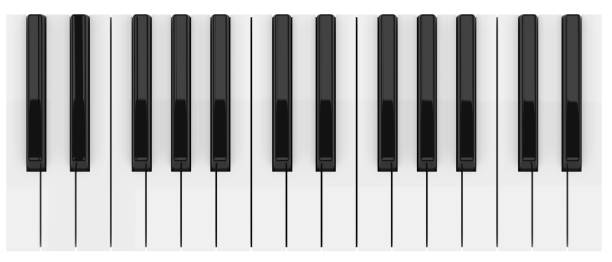
#> input picture image_files/piano.jpg, 612 x 262 px
$ python -i piano_testing.py   (imports and definitions only)
#> lines starting #> are read from the running program, lines starting #| are printed output that depends on the picture; after the words box and inside, x2 and y2 are one past the last pixel; in counts of white or black regions, pixels touching at a corner belong together
#> further down, picture is the input picture: shape (262, 612, 3); min 0, max 255, mean 185.1
# The purpose of this file is to use different CV techniques to read an image of a piano, and extract the keys from
# said image. The best function will be incorporated into the main project.

import cv2 as cv
import numpy as np


# Use Sobel Edge Detection to outline piano keys
def basic_sobel_edge_detector(image):
    piano_img_grayscale = cv.cvtColor(image, cv.COLOR_BGR2GRAY)
    sobel_piano_1_0 = cv.Sobel(piano_img_grayscale, cv.CV_8U, 1, 0, 3)
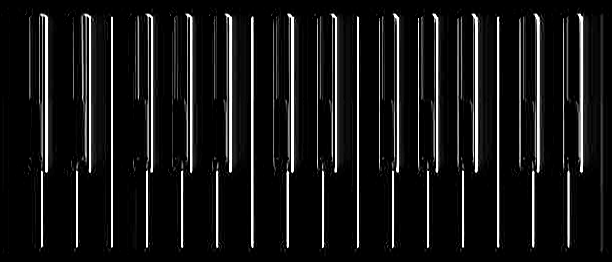
#> sobel_piano_1_0: shape (262, 612); min 0, max 255, mean 22.2
    sobel_piano_0_1 = cv.Sobel(piano_img_grayscale, cv.CV_8U, 0, 1, 3)
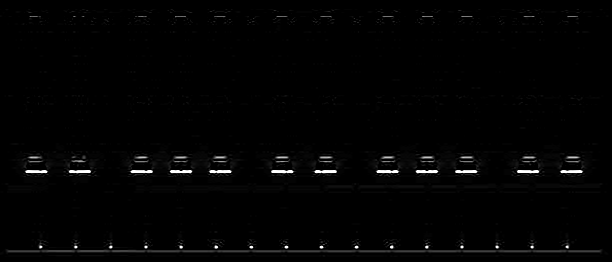
#> sobel_piano_0_1: shape (262, 612); min 0, max 255, mean 3.3
    sobel_piano_1_1 = cv.Sobel(piano_img_grayscale, cv.CV_8U, 1, 1, 3)
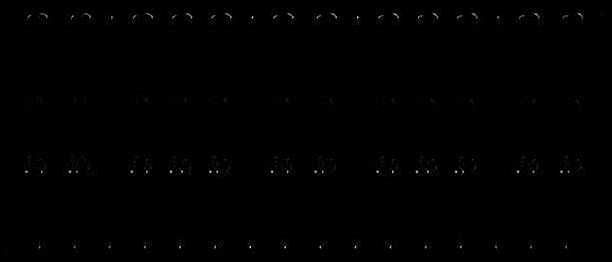
#> sobel_piano_1_1: shape (262, 612); min 0, max 227, mean 0.8

    cv.imshow("1, 0", sobel_piano_1_0)
    cv.imshow("0, 1", sobel_piano_0_1)
    cv.imshow("1, 1", sobel_piano_1_1)
    total = cv.addWeighted(sobel_piano_1_0, 0.5, sobel_piano_0_1, 0.5, 0)
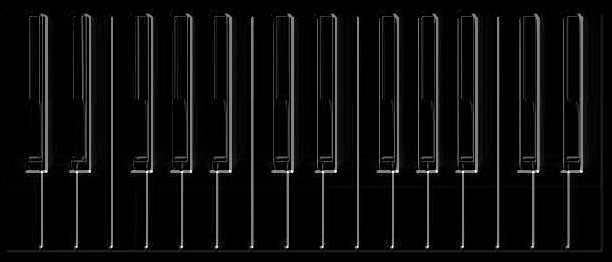
#> total: shape (262, 612); min 0, max 255, mean 12.7

    contours, hierarchy = cv.findContours(total.copy(), cv.RETR_EXTERNAL, cv.CHAIN_APPROX_NONE)
#> contours = 138 contours, 136 with area under 20; largest, box (x1, y1, x2, y2) and area: (0, 7, 609, 257) 113880, (375, 7, 385, 16) 26
    num_objects = len(contours)
#> num_objects = 138
    print("Number of Objects Detected: " + str(num_objects))
#| Number of Objects Detected: 138


# [56 lines left out: functions improved_sobel_edge_detector, canny_edge_detector, threshold_dilation, not called in this run]


# [12 lines not run here, left out]

>>> import cv2
>>> picture = cv2.imread('../image_files/piano.jpg')
>>> result = basic_sobel_edge_detector(picture)
